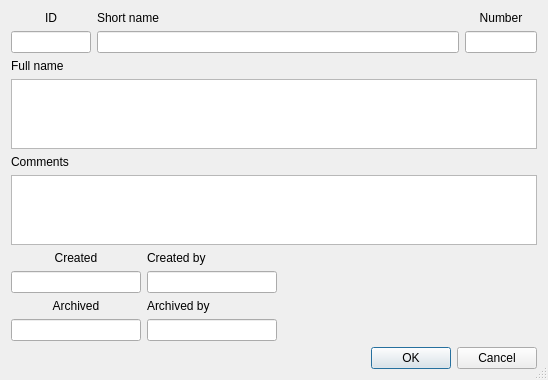
<?xml version="1.0" encoding="UTF-8"?>
<ui version="4.0">
 <class>ContsrPropDlg</class>
 <widget class="QDialog" name="ContsrPropDlg">
  <property name="geometry">
   <rect>
    <x>0</x>
    <y>0</y>
    <width>548</width>
    <height>360</height>
   </rect>
  </property>
  <property name="windowTitle">
   <string>Construction properties</string>
  </property>
  <property name="locale">
   <locale language="English" country="UnitedStates"/>
  </property>
  <property name="sizeGripEnabled">
   <bool>true</bool>
  </property>
  <layout class="QVBoxLayout" name="verticalLayout">
   <item>
    <layout class="QHBoxLayout" name="horizontalLayout_2" stretch="1,5,1">
     <item>
      <widget class="QWidget" name="wdId" native="true">
       <layout class="QVBoxLayout" name="verticalLayout_4">
        <property name="leftMargin">
         <number>0</number>
        </property>
        <property name="topMargin">
         <number>0</number>
        </property>
        <property name="rightMargin">
         <number>0</number>
        </property>
        <property name="bottomMargin">
         <number>0</number>
        </property>
        <item>
         <widget class="QLabel" name="label">
          <property name="text">
           <string>ID</string>
          </property>
          <property name="alignment">
           <set>Qt::AlignCenter</set>
          </property>
         </widget>
        </item>
        <item>
         <widget class="QLineEdit" name="leId">
          <property name="sizePolicy">
           <sizepolicy hsizetype="Fixed" vsizetype="Fixed">
            <horstretch>0</horstretch>
            <verstretch>0</verstretch>
           </sizepolicy>
          </property>
          <property name="minimumSize">
           <size>
            <width>80</width>
            <height>0</height>
           </size>
          </property>
          <property name="maximumSize">
           <size>
            <width>100</width>
            <height>16777215</height>
           </size>
          </property>
          <property name="alignment">
           <set>Qt::AlignCenter</set>
          </property>
          <property name="readOnly">
           <bool>true</bool>
          </property>
         </widget>
        </item>
       </layout>
      </widget>
     </item>
     <item>
      <layout class="QVBoxLayout" name="verticalLayout_3">
       <item>
        <widget class="QLabel" name="label_2">
         <property name="text">
          <string>Short name</string>
         </property>
        </widget>
       </item>
       <item>
        <widget class="QLineEdit" name="leShortName"/>
       </item>
      </layout>
     </item>
     <item>
      <layout class="QVBoxLayout" name="verticalLayout_9">
       <item>
        <widget class="QLabel" name="lblNumber">
         <property name="text">
          <string>Number</string>
         </property>
         <property name="alignment">
          <set>Qt::AlignCenter</set>
         </property>
        </widget>
       </item>
       <item>
        <widget class="QLineEdit" name="leNumber">
         <property name="alignment">
          <set>Qt::AlignCenter</set>
         </property>
        </widget>
       </item>
      </layout>
     </item>
    </layout>
   </item>
   <item>
    <layout class="QVBoxLayout" name="verticalLayout_10">
     <item>
      <widget class="QLabel" name="label_8">
       <property name="text">
        <string>Full name</string>
       </property>
      </widget>
     </item>
     <item>
      <widget class="QPlainTextEdit" name="ptFullName"/>
     </item>
     <item>
      <widget class="QLabel" name="label_15">
       <property name="text">
        <string>Comments</string>
       </property>
      </widget>
     </item>
     <item>
      <widget class="QPlainTextEdit" name="ptComments"/>
     </item>
    </layout>
   </item>
   <item>
    <widget class="QWidget" name="wdCreated" native="true">
     <layout class="QHBoxLayout" name="horizontalLayout" stretch="1,1,2">
      <property name="leftMargin">
       <number>0</number>
      </property>
      <property name="topMargin">
       <number>0</number>
      </property>
      <property name="rightMargin">
       <number>0</number>
      </property>
      <property name="bottomMargin">
       <number>0</number>
      </property>
      <item>
       <layout class="QVBoxLayout" name="verticalLayout_11">
        <item>
         <widget class="QLabel" name="label_9">
          <property name="text">
           <string>Created</string>
          </property>
          <property name="alignment">
           <set>Qt::AlignCenter</set>
          </property>
         </widget>
        </item>
        <item>
         <widget class="QLineEdit" name="leCrDate">
          <property name="alignment">
           <set>Qt::AlignCenter</set>
          </property>
          <property name="readOnly">
           <bool>true</bool>
          </property>
         </widget>
        </item>
       </layout>
      </item>
      <item>
       <layout class="QVBoxLayout" name="verticalLayout_12">
        <item>
         <widget class="QLabel" name="label_10">
          <property name="text">
           <string>Created by</string>
          </property>
         </widget>
        </item>
        <item>
         <widget class="QLineEdit" name="leCrUser">
          <property name="alignment">
           <set>Qt::AlignCenter</set>
          </property>
          <property name="readOnly">
           <bool>true</bool>
          </property>
         </widget>
        </item>
       </layout>
      </item>
      <item>
       <spacer name="horizontalSpacer_3">
        <property name="orientation">
         <enum>Qt::Horizontal</enum>
        </property>
        <property name="sizeHint" stdset="0">
         <size>
          <width>40</width>
          <height>20</height>
         </size>
        </property>
       </spacer>
      </item>
     </layout>
    </widget>
   </item>
   <item>
    <widget class="QWidget" name="wdArchive" native="true">
     <layout class="QHBoxLayout" name="horizontalLayout_7" stretch="1,1,2">
      <property name="spacing">
       <number>6</number>
      </property>
      <property name="leftMargin">
       <number>0</number>
      </property>
      <property name="topMargin">
       <number>0</number>
      </property>
      <property name="rightMargin">
       <number>0</number>
      </property>
      <property name="bottomMargin">
       <number>0</number>
      </property>
      <item>
       <layout class="QVBoxLayout" name="verticalLayout_14">
        <item>
         <widget class="QLabel" name="label_12">
          <property name="text">
           <string>Archived</string>
          </property>
          <property name="alignment">
           <set>Qt::AlignCenter</set>
          </property>
         </widget>
        </item>
        <item>
         <widget class="QLineEdit" name="leEndDate">
          <property name="alignment">
           <set>Qt::AlignCenter</set>
          </property>
          <property name="readOnly">
           <bool>true</bool>
          </property>
         </widget>
        </item>
       </layout>
      </item>
      <item>
       <layout class="QVBoxLayout" name="verticalLayout_15">
        <item>
         <widget class="QLabel" name="label_13">
          <property name="text">
           <string>Archived by</string>
          </property>
         </widget>
        </item>
        <item>
         <widget class="QLineEdit" name="leEndUser">
          <property name="alignment">
           <set>Qt::AlignCenter</set>
          </property>
          <property name="readOnly">
           <bool>true</bool>
          </property>
         </widget>
        </item>
       </layout>
      </item>
      <item>
       <spacer name="horizontalSpacer_2">
        <property name="orientation">
         <enum>Qt::Horizontal</enum>
        </property>
        <property name="sizeHint" stdset="0">
         <size>
          <width>231</width>
          <height>20</height>
         </size>
        </property>
       </spacer>
      </item>
     </layout>
    </widget>
   </item>
   <item>
    <widget class="QDialogButtonBox" name="buttonBox">
     <property name="orientation">
      <enum>Qt::Horizontal</enum>
     </property>
     <property name="standardButtons">
      <set>QDialogButtonBox::Cancel|QDialogButtonBox::Ok</set>
     </property>
    </widget>
   </item>
  </layout>
 </widget>
 <resources/>
 <connections>
  <connection>
   <sender>buttonBox</sender>
   <signal>accepted()</signal>
   <receiver>ContsrPropDlg</receiver>
   <slot>Accept()</slot>
   <hints>
    <hint type="sourcelabel">
     <x>248</x>
     <y>254</y>
    </hint>
    <hint type="destinationlabel">
     <x>157</x>
     <y>274</y>
    </hint>
   </hints>
  </connection>
  <connection>
   <sender>buttonBox</sender>
   <signal>rejected()</signal>
   <receiver>ContsrPropDlg</receiver>
   <slot>reject()</slot>
   <hints>
    <hint type="sourcelabel">
     <x>316</x>
     <y>260</y>
    </hint>
    <hint type="destinationlabel">
     <x>286</x>
     <y>274</y>
    </hint>
   </hints>
  </connection>
 </connections>
 <slots>
  <slot>Accept()</slot>
 </slots>
</ui>
